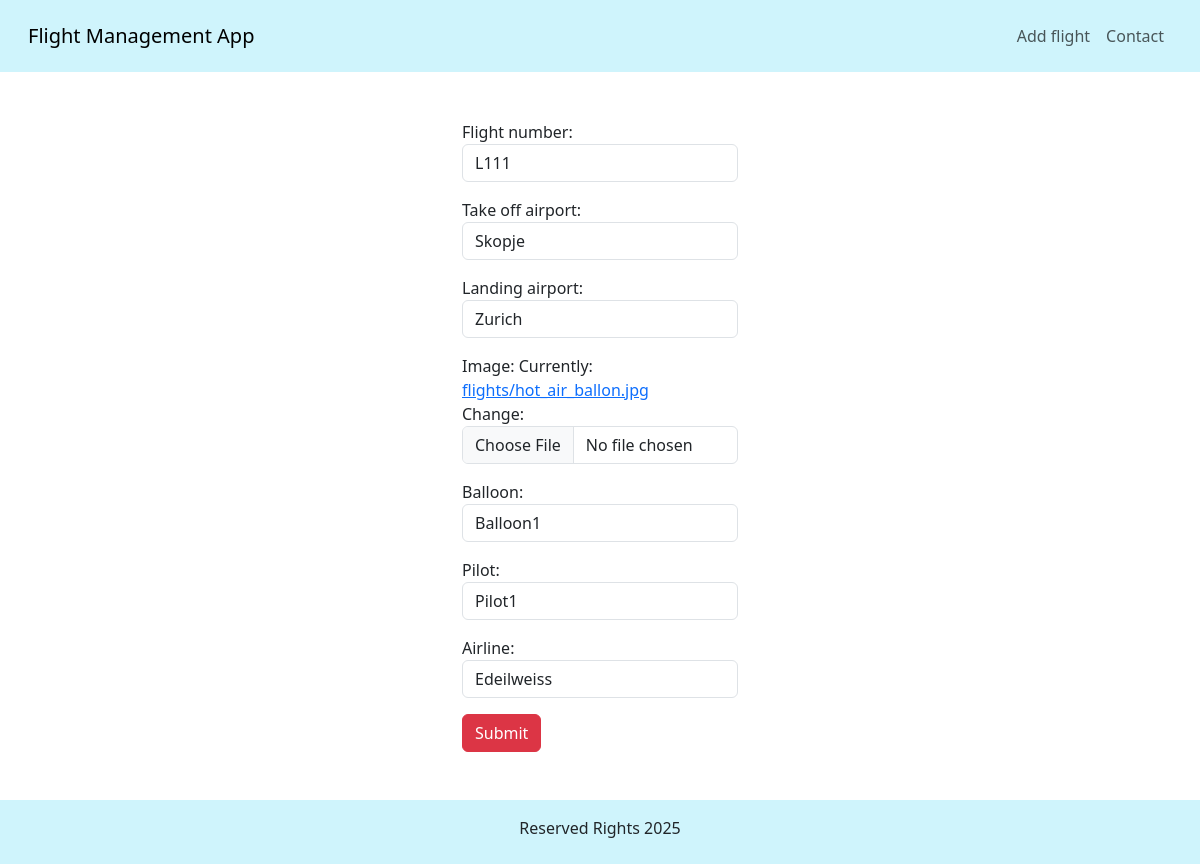
The app's page /edit_flight/1 with its own data.
### application/models.py (models this page shows, shortened)
class Flight(models.Model):
    flight_number = models.CharField(max_length=50, unique=True)
    take_off_airport = models.CharField(max_length=50)
    landing_airport = models.CharField(max_length=50)
    user = models.ForeignKey(User, on_delete=models.CASCADE)
    image = models.ImageField(upload_to='flights/')
    balloon = models.ForeignKey(Balloon, on_delete=models.CASCADE)
    pilot = models.ForeignKey(Pilot, on_delete=models.CASCADE)
    airline = models.ForeignKey(Airline, on_delete=models.CASCADE)

### application/views.py (the view)
# urls.py: path('edit_flight/<flight_id>', FlightApplicationViews.edit_flight, name='edit_flight'),
def edit_flight(request, flight_id):
    flight = Flight.objects.filter(id = flight_id).first()
    if request.method == 'POST':
        form = FlightForm(request.POST, request.FILES, instance=flight)
        if form.is_valid():
            form.save()
        return redirect(index)
    form = FlightForm(instance = flight)
    context = {'form': form , 'flight_id' : flight_id}
    return render(request, 'edit_flight.html', context)

### application/forms.py
class FlightForm(forms.ModelForm):
    def __init__(self, *args ,**kwargs):
        super(FlightForm, self).__init__(*args, **kwargs)
        for field_name, field in self.fields.items():
            if not isinstance(field.widget, forms.CheckboxInput):
                field.widget.attrs['class'] = 'form-control'
    class Meta:
        model = Flight
        fields = "__all__"
        exclude = ('user', )

### application/models.py (called while the page is built)
    def __str__(self):
        return self.name

    def __str__(self):
        return self.name

    def __str__(self):
        return self.name

### templates/edit_flight.html (shortened to what this page needs)
{% extends 'base.html' %}
{% load static %}
{% block content %}
    <div class="container mt-5 mb-5 w-25">
        <form method="post" action="{% url 'edit_flight' flight_id %}" enctype="multipart/form-data" >
            {{ form.as_p }}
            <button class="btn btn-danger" type="submit">Submit</button>
        </form>
    </div>
{%  endblock %}

### records on screen
Flight: flight_number "L111", take_off_airport "Skopje", landing_airport "Zurich", balloon "Balloon1", pilot "Pilot1", airline "Edeilweiss"
